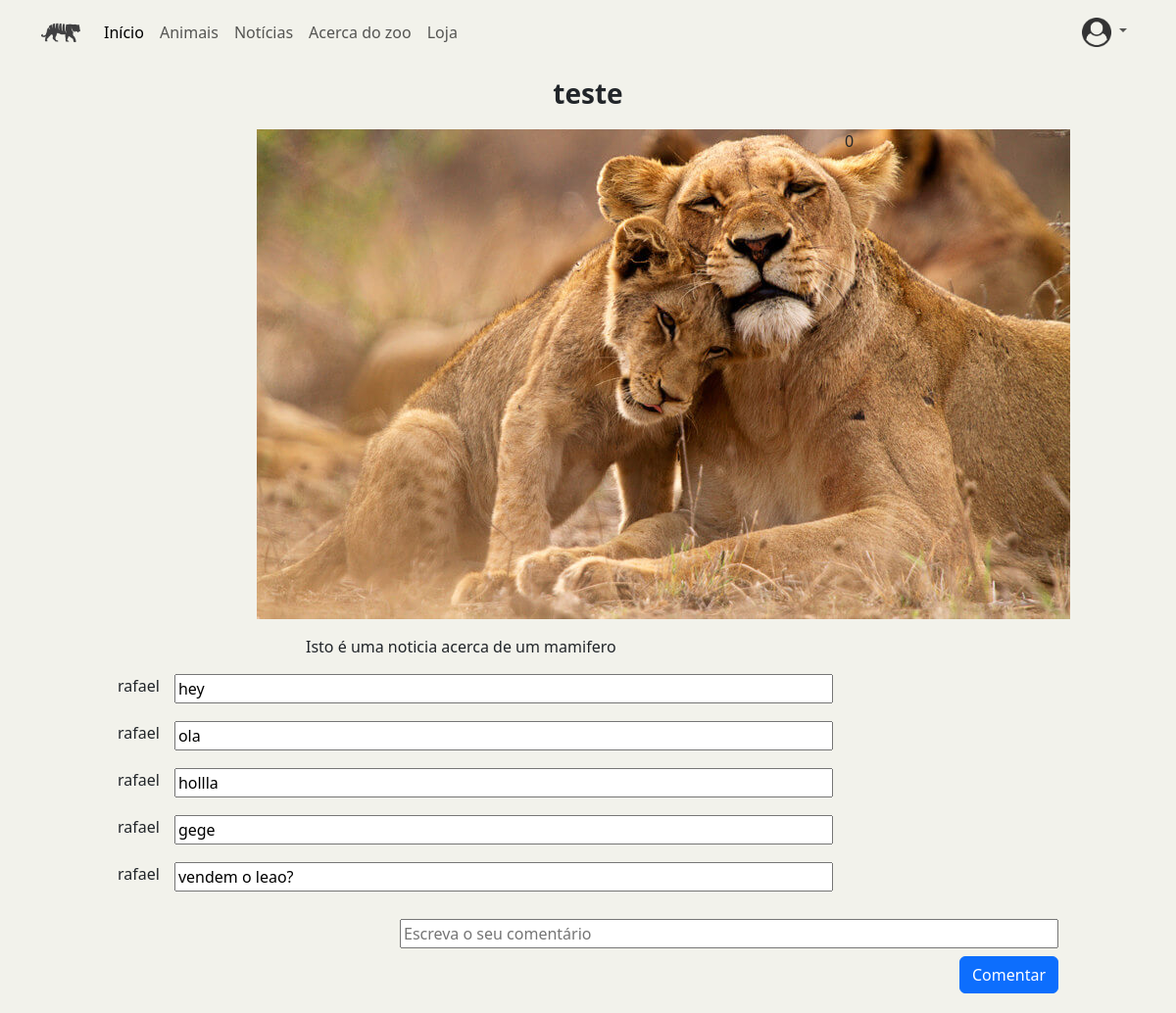
Page /noticia/1 on the committed database.
### ZOO_App/models.py (models this page shows)
class Noticia(models.Model):
    imagem = models.FileField(upload_to="noticias", null=True)
    descricao = models.CharField(max_length=200)
    titulo = models.CharField(max_length=20)

class Comentario(models.Model):
    utilizador = models.ForeignKey(Utilizador, on_delete=models.DO_NOTHING)
    noticia = models.ForeignKey(Noticia, on_delete=models.DO_NOTHING)
    data = models.DateField(default= datetime.now)
    comentario = models.CharField(max_length=200)

class Utilizador(models.Model):
    user = models.OneToOneField(User, on_delete=models.CASCADE)
    data_nascimento = models.DateField()
    morada = models.CharField(max_length=100)
    numero_contribuinte = models.IntegerField()

### ZOO_App/views.py (the view, shortened to what this page needs)
# urls.py: path('noticia/<int:noticia_id>',views.render_detalhe_noticia, name='detalhe_noticia'),
def render_detalhe_noticia(request, noticia_id):
    noticia = get_object_or_404(Noticia, pk=noticia_id)
    comments = Comentario.objects.filter(noticia=noticia)
    like_amount = len(UtilizadorNoticia_pk.objects.filter(noticia=noticia, like=True))
    return render(request, 'ZOO_App/detalhe_noticia.html', {'noticia': noticia, "comments": comments, "like_amount": like_amount})

### ZOO_App/templates/ZOO_App/detalhe_noticia.html (shortened to what this page needs)
{%extends "./index.html"%} {% block conteudo %} {% load static %}
<div class="container-fluid justify-content-center">
  <p class="text-center fs-3 fw-bolder mt-2">{{noticia.titulo}}</p>
  <div class="row justify-content-center mt-3">
    <div class="col-6">
      <img
        src="{%static noticia.imagem.url %}"
        alt="imagem da noticia '{{noticia.titulo}}'"
        class="d-block mx-auto"
      />
    </div>
    <div class="col-1">
         {{like_amount}}
    </div>
  </div>
  <div class="row justify-content-center mt-3">
    <div class="col-6">
      <p>{{noticia.descricao}}</p>
    </div>
  </div>
</div>
<div class="all-comments" style="margin-left: 10%; margin-right: 10%;">
  {% for item in comments %}
  <p class="user-name" style="float: left; margin-right: 15px;"> {{item.utilizador.user}} </p>
  <input type="text" value="{{item.comentario}}" name="comment" readonly style="width:70%; float: left;">
  <br><br>
  {% endfor%}
  <form action="{% url 'ZOO_App:addComentario' noticia.id %}" method="POST">
    <input type="text" placeholder="Escreva o seu comentário" name="comment" style="width:70%; float: right; margin-top: 10px;">
    <br><br>
    <input type="submit" name="submit" value="Comentar" class="btn btn-primary" style="float: right; margin-bottom: 20px;">
  </form>
</div>
{% endblock %}

### ZOO_App/templates/ZOO_App/index.html (style rules this page uses)
body { padding: 0px; margin: 0px; width: 100%; background-color: rgb(242, 242, 235); }

### rows in the picture
Noticia: titulo "teste", descricao "Isto é uma noticia acerca de um mamifero"
Comentario: utilizador.user "rafael", comment "hey"
Comentario: utilizador.user "rafael", comment "ola"
Comentario: utilizador.user "rafael", comment "hollla"
Comentario: utilizador.user "rafael", comment "gege"
Comentario: utilizador.user "rafael", comment "vendem o leao?"

### other values in the picture
{{ like_amount }} "0"
